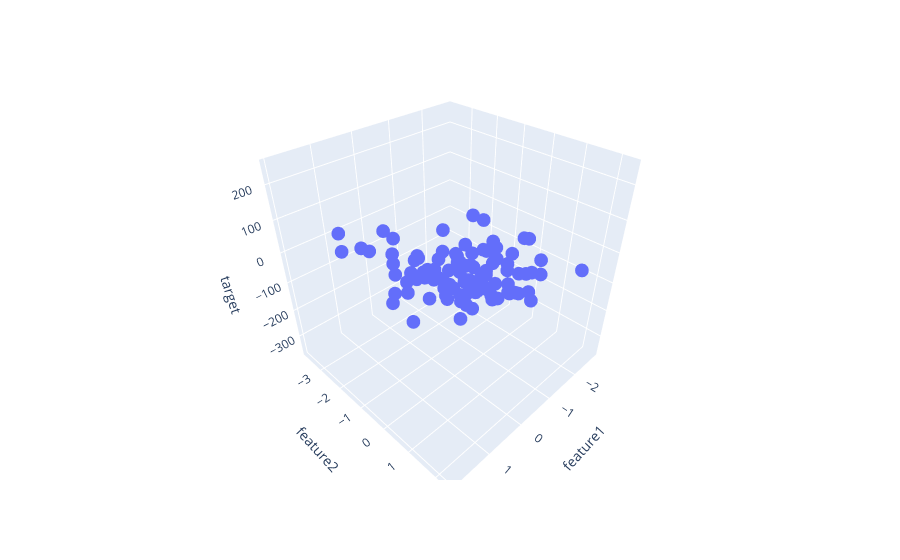

The cell this chart's notebook holds for it:
### Code cell
fig = px.scatter_3d(df,x= 'feature1', y='feature2', z='target')
fig.show()
